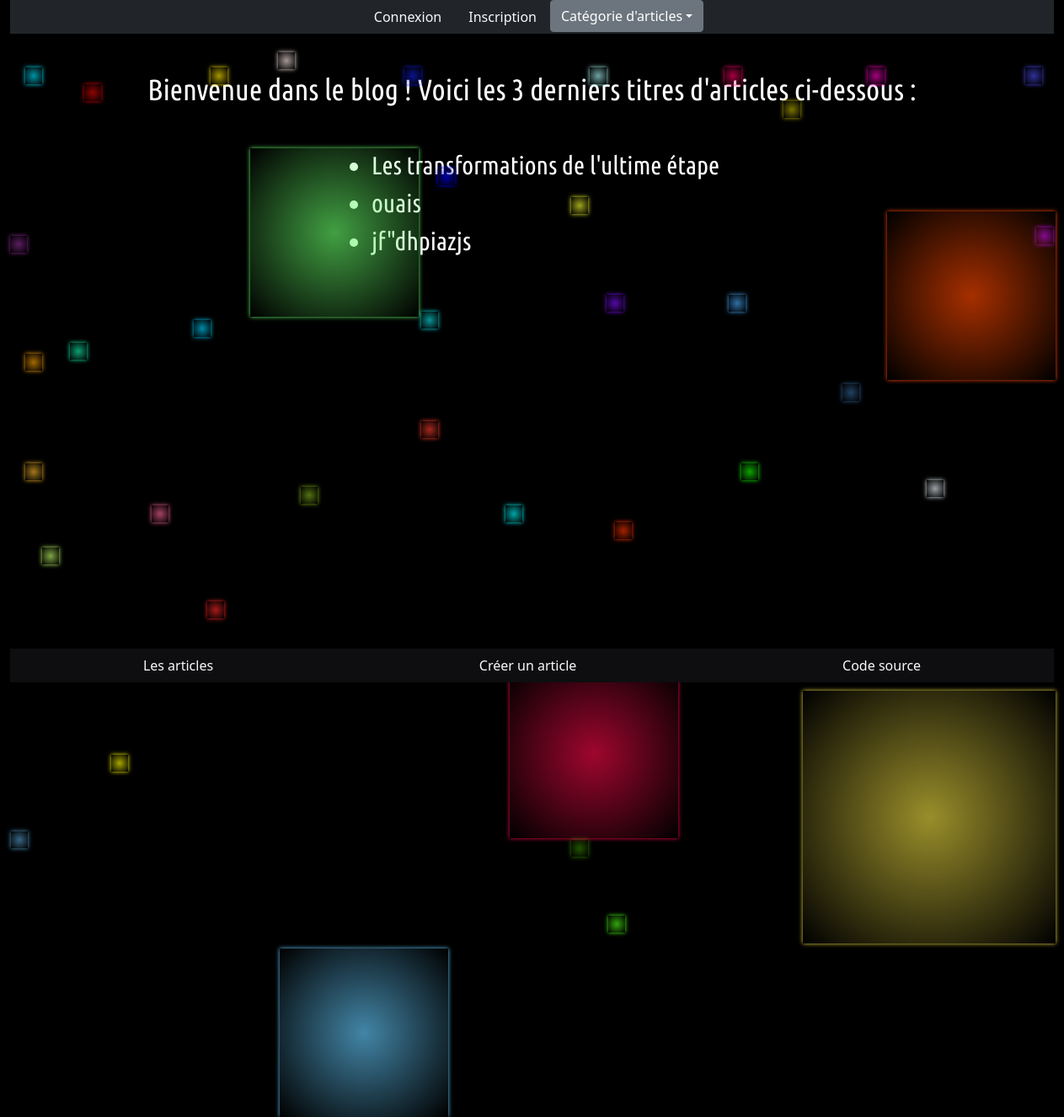
The page / on the database its author committed.
### tables this page shows
CREATE TABLE `articles` (
  `id` int(11) NOT NULL,
  `title` varchar(255) NOT NULL,
  `article` text NOT NULL,
  `id_utilisateur` int(11) NOT NULL,
  `id_categorie` int(11) NOT NULL,
  `date` timestamp NOT NULL DEFAULT current_timestamp() ON UPDATE current_timestamp()
);

### index.php (the view, shortened to what this page needs)
<?php
require_once('PHP/configuration.php');
$articles = $db->query('SELECT * FROM `articles` ORDER BY id DESC LIMIT 3')
?>
<!DOCTYPE html>
<html lang="fr">
  <head>
    <link href="https://cdn.jsdelivr.net/npm/bootstrap@5.1.3/dist/css/bootstrap.min.css" rel="stylesheet">
    <link rel="stylesheet" href="CSS/blog.css">
  </head>
  <body>
    <div class="container-fluid gray">
      <header>
        <?php
        include ("PHP/header.php");
        ?>
      </header>
    </div>
    <main class="footer-auto-bottom">
        <div class="background">
          <i></i><i></i><i></i><i></i><i></i><i></i><i></i><i></i><i></i><i></i><i></i><i></i><i></i><i></i><i></i><i></i><i></i><i></i><i></i><i></i><i></i><i></i><i></i><i></i><i></i><i></i><i></i><i></i><i></i><i></i><i></i><i></i><i></i><i></i><i></i><i></i><i></i><i></i><i></i><i></i>
        </div>
        <div class="titre-index-zone">
          <p1 class="titre-index">Bienvenue dans le blog ! Voici les 3 derniers titres d'articles ci-dessous :</p1><br />
        </div>
        <div class="titre-articles-zone">
          <ul class="titre-articles">
            <?php while ($data = $articles->fetch())
            {
              ?>
              <li><?= $data['title'] ?></li>
              <?php
              }
              ?>
              </ul>
            </div>
          </main>
          <footer>
            <div class="container-fluid gray">
              <?php
              include("PHP/footer.php");
              ?>
            </div>
          </footer>
        </body>
        </html>

### rows shown on the page
articles: title "Les transformations de l'ultime étape"
articles: title "ouais"
articles: title "jf\"dhpiazjs"
